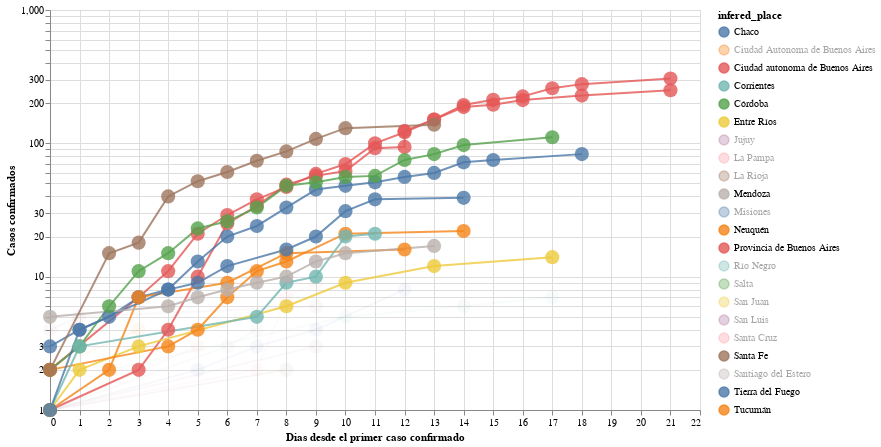

Notebook code cell kept with this figure:
### Markdown cell above
# Graficando las mismas curvas cambiando el eje X

En lugar de utilizar la fecha, utilizamos cantidad de dias desde el primer caso confirmado

### Code cell
#hide_input
plot_evolution(
    cnt_by_place[cnt_by_place >=10].index.tolist(), 
    xaxis='days_from_first_infection', 
    xaxis_title='Dias desde el primer caso confirmado'
)

### Figure 1 — Vega-Lite specification as saved in the notebook (floating-point values rounded to 4 significant figures; data arrays with more than 128 entries replaced by an {"elided": "..."} marker saying what was removed)
{"config": {"view": {"continuousWidth": 400, "continuousHeight": 300}, "point": {"size": 200}, "title": {"align": "center"}}, "data": {"name": "data-f40460365f97807aa5307521d92b00c9"}, "mark": {"type": "line", "point": true, "radius": 150}, "encoding": {"color": {"type": "nominal", "field": "infered_place", "sort": ["Chaco", "Ciudad Autonoma de Buenos Aires", "Ciudad autonoma de Buenos Aires", "Corrientes", "Córdoba", "Entre Ríos", "Jujuy", "La Pampa", "La Rioja", "Mendoza", "Misiones", "Neuquén", "Provincia de Buenos Aires", "Río Negro", "Salta", "San Juan", "San Luis", "Santa Cruz", "Santa Fe", "Santiago del Estero", "Tierra del Fuego", "Tucumán"]}, "opacity": {"condition": {"value": 0.8, "selection": "selector002"}, "value": 0.05}, "tooltip": [{"type": "nominal", "field": "place"}, {"type": "nominal", "field": "infered_place"}, {"type": "quantitative", "field": "infered_place_score"}, {"type": "quantitative", "field": "infected"}, {"type": "temporal", "field": "date"}, {"type": "nominal", "field": "acum"}, {"type": "quantitative", "field": "days_from_first_infection"}, {"type": "quantitative", "field": "cum_infected"}], "x": {"type": "quantitative", "axis": {"title": "Dias desde el primer caso confirmado"}, "field": "days_from_first_infection"}, "y": {"type": "quantitative", "axis": {"title": "Casos confirmados"}, "field": "cum_infected", "scale": {"type": "log"}}}, "height": 400, "selection": {"selector002": {"type": "multi", "fields": ["infered_place"], "bind": "legend", "init": [{"infered_place": "Chaco"}, {"infered_place": "Ciudad autonoma de Buenos Aires"}, {"infered_place": "Corrientes"}, {"infered_place": "Córdoba"}, {"infered_place": "Entre Ríos"}, {"infered_place": "Mendoza"}, {"infered_place": "Neuquén"}, {"infered_place": "Provincia de Buenos Aires"}, {"infered_place": "Santa Fe"}, {"infered_place": "Tierra del Fuego"}, {"infered_place": "Tucumán"}]}}, "width": 650, "$schema": "https://vega.github.io/schema/vega-lite/v4.8.1.json", "datasets": {"data-f40460365f97807aa5307521d92b00c9": {"elided": "157 records"}}}
